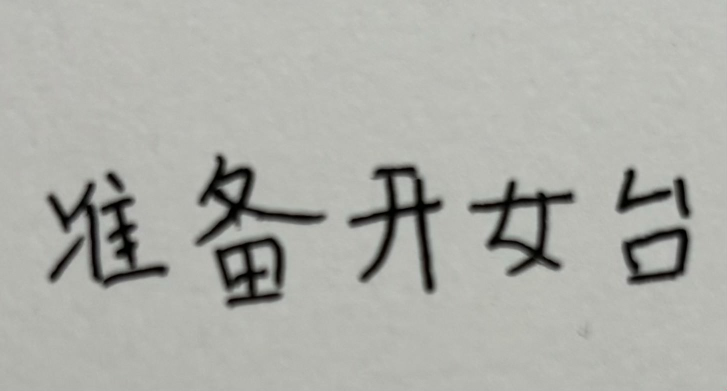
#> input picture OCR/segmentation_test/test.jpg, 1453 x 781 px (shown at 1/2 size); its folder holds only this picture in this run
$ python -i main.py   (imports and definitions only)
#> lines starting #> are read from the running program, lines starting #| are printed output that depends on the picture
#> further down, picture is the input picture: PIL image 1453x781 RGB; mean R, G, B 173.6, 174.6, 169
from PIL import Image, ImageEnhance
import numpy as np
import matplotlib.pyplot as plt
import os
import pandas as pd
import re
import regex
import sys

#np.set_printoptions(threshold=sys.maxsize)
# [1 line not run here, left out]

train_path = "OCR/Data Preprocessing/archive/CASIA-HWDB_Train/Train"
test_path = "OCR/Data Preprocessing/archive/CASIA-HWDB_Test/Test"
# [1 line that did not run here, left out]
# [1 line that did not run here, left out]

chinese = "大家准备开始女台"

df_train = pd.DataFrame(columns=["chinese","filename"])
# [8 lines not run here, left out]

df_train["filename"] = df_train['chinese']+"/"+df_train["filename"]

def img_map(image):
    # convert images to grayscale
    image = image.convert('L')
    # convert it to standard size 28*28 same as mnist
    image = image.resize((28,28), Image.LANCZOS)
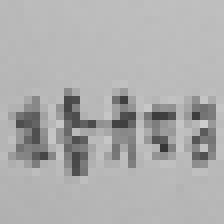
#> image: PIL image 28x28 L (shown 8 times larger); min 54, max 206, mean 173.7
    # increase contrast
    enh_col = ImageEnhance.Contrast(image)
    factor = np.random.uniform(2,3,1)
    image = enh_col.enhance(factor=factor)
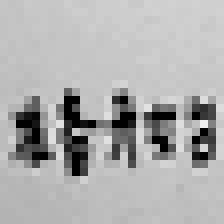
#> image: PIL image 28x28 L (shown 8 times larger); min 0, max 239, mean 174

    return image

# map image to array
def to_array(image):
    return np.array(image)

# rotate image to generate more datapoints
def img_rotate_CCW(image):
    r = np.random.uniform(1,3,1)
    return image.rotate(r, fillcolor="white")

def img_rotate_CW(image):
    r = np.random.uniform(1,3,1)
    return image.rotate(360-r, fillcolor="white")

def img_trans(imgs, direction):
    s = imgs.shape
    img1 = np.zeros(shape=s)+255
    px = np.random.choice([1,2,3],1)[0]
    if direction == "left":
        img1[:,:,:s[2]-px] = imgs[:,:,px:]
    if direction == "right":
        img1[:,:,px:] = imgs[:,:,:s[2]-px]
    if direction == "up":
        img1[:,:s[1]-px,:] = imgs[:,px:,:]
    if direction == "down":
        img1[:,px:,:] = imgs[:,:s[1]-px,:]
    return img1

train_images = map(Image.open,train_path+"/"+df_train["filename"])

train_img = list(map(img_map,train_images))

train_images_CW = map(img_rotate_CW,train_img) #顺时针2度
train_images_CCW = map(img_rotate_CCW,train_img) #逆时针2度

train_images_CW = map(to_array,train_images_CW)
train_images_CCW = map(to_array,train_images_CCW)
train_images = map(to_array,train_img)

train_images_CW = np.array(list(train_images_CW))
train_images_CCW = np.array(list(train_images_CCW))
train_images = np.array(list(train_images))

# [1 line that did not run here, left out]
# [1 line that did not run here, left out]
# [1 line that did not run here, left out]
# [1 line that did not run here, left out]

# [1 line that did not run here, left out]
fig,(ax1,ax2,ax3,ax4,ax5,ax6,ax7) = plt.subplots(1,7)
# [21 lines not run here, left out]

# [4 lines that did not run here, left out]
x = np.array(df_train["chinese"])
df1 = pd.DataFrame(columns=["chinese"])
y_train = np.tile(x,7)

df_test = pd.DataFrame(columns=["chinese","filename"])
# [6 lines not run here, left out]

df_test["filename"] = df_test['chinese']+"/"+df_test["filename"]

test_images = map(Image.open,test_path+"/"+df_test["filename"])

test_img = list(map(img_map,test_images))

test_images_CW = map(img_rotate_CW,test_img) #顺时针2度
test_images_CCW = map(img_rotate_CCW,test_img) #逆时针2度

test_images_CW = map(to_array,test_images_CW)
test_images_CCW = map(to_array,test_images_CCW)
test_images = map(to_array,test_img)

test_images_CW = np.array(list(test_images_CW))
test_images_CCW = np.array(list(test_images_CCW))
test_images = np.array(list(test_images))

# [1 line that did not run here, left out]
# [1 line that did not run here, left out]
# [1 line that did not run here, left out]
# [1 line that did not run here, left out]

# [4 lines that did not run here, left out]
x = np.array(df_test["chinese"])
df1 = pd.DataFrame(columns=["chinese"])
y_test = np.tile(x,7)

train_idx = list(range(0,len(y_train)))
# [2 lines not run here, left out]
x_train = train_images[train_idx]
y_train = y_train[train_idx]

test_idx = list(range(0,len(y_test)))
# [2 lines not run here, left out]
x_test = test_images[test_idx]
y_test = y_test[test_idx]

# [5 lines not run here, left out]

#print(y_train)

#plt.show()

>>> from PIL import Image
>>> picture = Image.open('../segmentation_test/test.jpg')
>>> result = img_map(picture)
